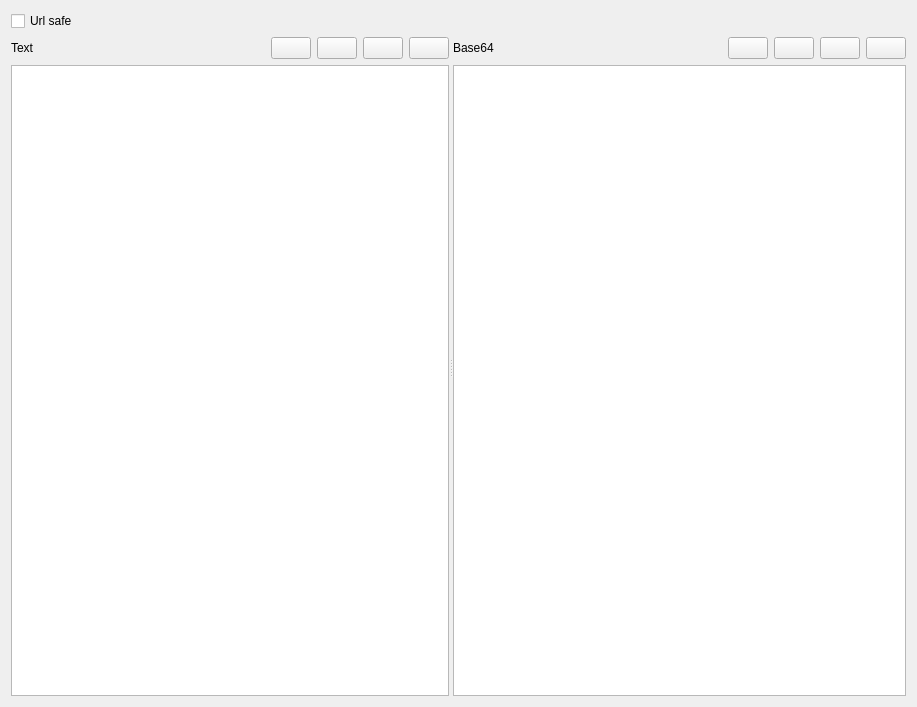
<?xml version="1.0" encoding="UTF-8"?>
<ui version="4.0">
 <class>Base64CoderDecoderWidget</class>
 <widget class="QWidget" name="Base64CoderDecoderWidget">
  <property name="geometry">
   <rect>
    <x>0</x>
    <y>0</y>
    <width>917</width>
    <height>707</height>
   </rect>
  </property>
  <property name="windowTitle">
   <string>Form</string>
  </property>
  <property name="locale">
   <locale language="English" country="UnitedStates"/>
  </property>
  <layout class="QVBoxLayout" name="verticalLayout_3" stretch="0,1">
   <item>
    <layout class="QHBoxLayout" name="horizontalLayout_2">
     <item>
      <widget class="QCheckBox" name="urlSafeCheckBox">
       <property name="text">
        <string>Url safe</string>
       </property>
      </widget>
     </item>
    </layout>
   </item>
   <item>
    <widget class="QSplitter" name="splitter">
     <property name="orientation">
      <enum>Qt::Orientation::Horizontal</enum>
     </property>
     <widget class="QWidget" name="verticalLayoutWidget">
      <layout class="QVBoxLayout" name="verticalLayout">
       <item>
        <layout class="QHBoxLayout" name="horizontalLayout">
         <item>
          <widget class="QLabel" name="label_2">
           <property name="text">
            <string>Text</string>
           </property>
          </widget>
         </item>
         <item>
          <spacer name="horizontalSpacer">
           <property name="orientation">
            <enum>Qt::Orientation::Horizontal</enum>
           </property>
           <property name="sizeHint" stdset="0">
            <size>
             <width>40</width>
             <height>20</height>
            </size>
           </property>
          </spacer>
         </item>
         <item>
          <widget class="QPushButton" name="openInputButton">
           <property name="toolTip">
            <string>Open</string>
           </property>
           <property name="text">
            <string/>
           </property>
           <property name="icon">
            <iconset theme="QIcon::ThemeIcon::DocumentOpen"/>
           </property>
          </widget>
         </item>
         <item>
          <widget class="QPushButton" name="copyInputButton">
           <property name="toolTip">
            <string>Copy</string>
           </property>
           <property name="text">
            <string/>
           </property>
           <property name="icon">
            <iconset theme="QIcon::ThemeIcon::EditCopy"/>
           </property>
          </widget>
         </item>
         <item>
          <widget class="QPushButton" name="pasteInputButton">
           <property name="toolTip">
            <string>Paste</string>
           </property>
           <property name="text">
            <string/>
           </property>
           <property name="icon">
            <iconset theme="QIcon::ThemeIcon::EditPaste"/>
           </property>
          </widget>
         </item>
         <item>
          <widget class="QPushButton" name="clearInputButton">
           <property name="toolTip">
            <string>Clear</string>
           </property>
           <property name="text">
            <string/>
           </property>
           <property name="icon">
            <iconset theme="QIcon::ThemeIcon::EditClear"/>
           </property>
          </widget>
         </item>
        </layout>
       </item>
       <item>
        <widget class="QPlainTextEdit" name="text"/>
       </item>
      </layout>
     </widget>
     <widget class="QWidget" name="verticalLayoutWidget_2">
      <layout class="QVBoxLayout" name="verticalLayout_2">
       <item>
        <layout class="QHBoxLayout" name="horizontalLayout_3">
         <item>
          <widget class="QLabel" name="label">
           <property name="text">
            <string>Base64</string>
           </property>
          </widget>
         </item>
         <item>
          <spacer name="horizontalSpacer_2">
           <property name="orientation">
            <enum>Qt::Orientation::Horizontal</enum>
           </property>
           <property name="sizeHint" stdset="0">
            <size>
             <width>40</width>
             <height>20</height>
            </size>
           </property>
          </spacer>
         </item>
         <item>
          <widget class="QPushButton" name="openCodedButton">
           <property name="toolTip">
            <string>Open</string>
           </property>
           <property name="text">
            <string/>
           </property>
           <property name="icon">
            <iconset theme="QIcon::ThemeIcon::DocumentOpen"/>
           </property>
          </widget>
         </item>
         <item>
          <widget class="QPushButton" name="copyCodedButton">
           <property name="toolTip">
            <string>Copy</string>
           </property>
           <property name="text">
            <string/>
           </property>
           <property name="icon">
            <iconset theme="QIcon::ThemeIcon::EditCopy"/>
           </property>
          </widget>
         </item>
         <item>
          <widget class="QPushButton" name="pasteCodedButton">
           <property name="toolTip">
            <string>Paste</string>
           </property>
           <property name="text">
            <string/>
           </property>
           <property name="icon">
            <iconset theme="QIcon::ThemeIcon::EditPaste"/>
           </property>
          </widget>
         </item>
         <item>
          <widget class="QPushButton" name="clearCodedButton">
           <property name="toolTip">
            <string>Clear</string>
           </property>
           <property name="text">
            <string/>
           </property>
           <property name="icon">
            <iconset theme="QIcon::ThemeIcon::EditClear"/>
           </property>
          </widget>
         </item>
        </layout>
       </item>
       <item>
        <widget class="QPlainTextEdit" name="base64"/>
       </item>
      </layout>
     </widget>
    </widget>
   </item>
  </layout>
 </widget>
 <resources/>
 <connections/>
</ui>
